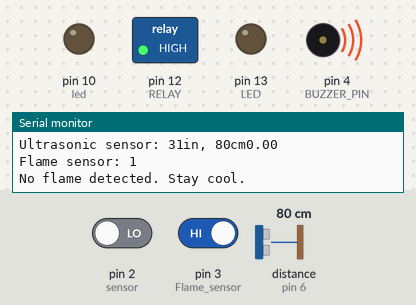
Bench run of a sketch on a simulated Arduino Uno, built with avr-gcc and run on an emulated ATmega328P. On the bench: switched loads named in the sketch (green lamp = pin HIGH), output pins drawn as LEDs (lit = HIGH), buzzer (waves = sounding, pin HIGH), the last lines printed to the serial monitor. Wiring (inferred from the names in the program): ultrasonic range finder: trigger pin 7; echo pin 6. Inputs (shaded band) come from the test bench; at power-on: pin 2 (sensor) LOW, pin 3 (Flame_sensor) HIGH, distance to the obstacle (sensor on pin 6) 80 cm. The echo pulse lasts 58.3 µs per cm; pins used as bus, display or sensor lines are not drawn.

Above: at 2.0 s.
2.1 s: pin 2 (sensor) driven HIGH
At 2.6 s:
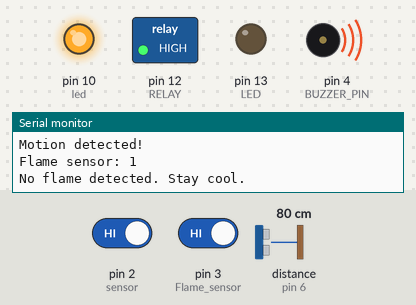
3.8 s: pin 3 (Flame_sensor) driven LOW
At 5.1 s:
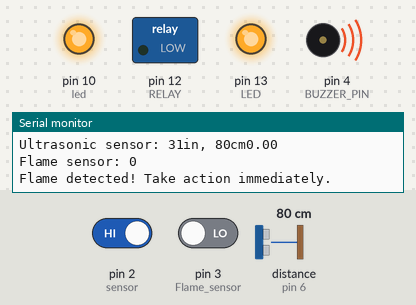
5.8 s: pin 2 (sensor) driven LOW
At 6.5 s:
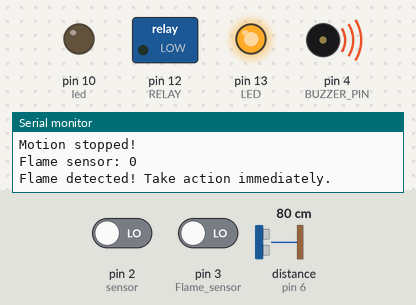
7.5 s: pin 3 (Flame_sensor) driven HIGH
At 8.6 s:
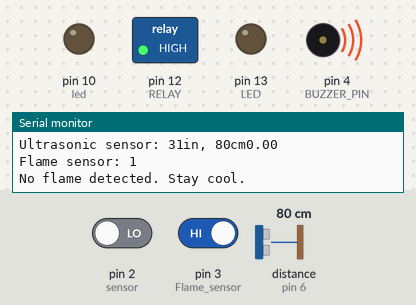
Timing chart, 0 to 10.2 s (numbered marks = the images above; inputs shaded):
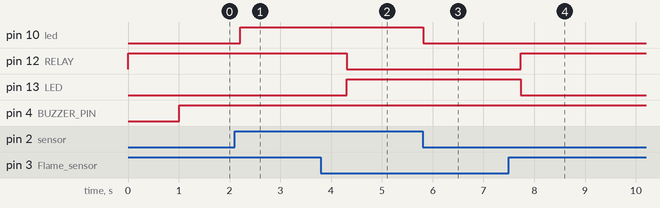

The sketch:

final.ino
```cpp
const int pingPin = 7; // Trigger Pin of Ultrasonic Sensor
const int echoPin = 6; // Echo Pin of Ultrasonic Sensor
const int BUZZER_PIN = 4;   // 4

int led = 10;                // the pin that the led sensor is attached to
int sensor = 2 ;               // the pin that the sensor PIR is attached to
int state = LOW;             // by default, no motion detected
int val = 0;                 // variable to store the sensor status (value)

int LED = 13;              // the pin that the LED fire sensor is attached to
int RELAY = 12;
int Flame_sensor = 3;
int Flame_detected;


void setup() {
  Serial.begin(9600); // Starting Serial Terminal
  pinMode(pingPin, OUTPUT);
  pinMode(echoPin, INPUT);
  pinMode(led, OUTPUT);      // initialize LED as an output
  pinMode(sensor, INPUT);    // initialize sensor as an input
  pinMode(LED, OUTPUT);
  pinMode(RELAY, OUTPUT);
  digitalWrite(RELAY, HIGH);
  pinMode(Flame_sensor, INPUT);
  pinMode(BUZZER_PIN, OUTPUT); // set arduino pin to output mode
}

void loop() {
  long duration, inches, cm;
  float distance;

  digitalWrite(pingPin, LOW);
  delayMicroseconds(2);
  digitalWrite(pingPin, HIGH);
  delayMicroseconds(10);
  digitalWrite(pingPin, LOW);

  duration = pulseIn(echoPin, HIGH);
  inches = microsecondsToInches(duration);
  cm = microsecondsToCentimeters(duration);

  // measure duration of pulse from ECHO pin
  duration = pulseIn(echoPin, HIGH);
  // calculate the distance
  distance = 0.01750 * duration;

  if(distance < 1){
    digitalWrite(BUZZER_PIN, HIGH);
    } // turn on Piezo Buzzer
  else{
      digitalWrite(BUZZER_PIN, LOW);
      }  // turn off Piezo Buzzer

  Serial.print("Ultrasonic sensor: ");
  Serial.print(inches);
  Serial.print("in, ");
  Serial.print(cm);
  Serial.print("cm");
  Serial.println(distance);

  val = digitalRead(sensor);   // read sensor value
  if (val == HIGH) {           // check if the sensor is HIGH
    digitalWrite(led, HIGH);   // turn LED ON
   // delay(100);                // delay 100 milliseconds

    if (state == LOW) {
      Serial.println("Motion detected!");
      state = HIGH;       // update variable state to HIGH
      //delay(100);
    }
  }
  else {
      digitalWrite(led, LOW); // turn LED OFF
      delay(200);             // delay 200 milliseconds

      if (state == HIGH){
        Serial.println("Motion stopped!");
        state = LOW;       // update variable state to LOW
    }
  }

  Flame_detected = digitalRead(Flame_sensor);
  Serial.print("Flame sensor: ");
  Serial.println(Flame_detected);

  if (Flame_detected == 0) {
   Serial.println("Flame detected! Take action immediately.");
   digitalWrite(LED, HIGH);
   digitalWrite(RELAY, LOW);
   delay(500);
  }
  else {
   Serial.println("No flame detected. Stay cool.");
   digitalWrite(LED, LOW);
   digitalWrite(RELAY, HIGH);
  }
}

long microsecondsToInches(long microseconds) {
  return microseconds / 74 / 2;
}

long microsecondsToCentimeters(long microseconds) {
  return microseconds / 29 / 2;


}
```

Measured:
- after the input at 2.1 s, pin 10 (led): LOW → HIGH after 0.11 s
- after the input at 3.8 s, pin 12 (RELAY): HIGH → LOW after 0.51 s; pin 13 (LED): LOW → HIGH after 0.51 s
- after the input at 5.8 s, pin 10 (led): HIGH → LOW at once
- after the input at 7.5 s, pin 12 (RELAY): LOW → HIGH after 0.23 s; pin 13 (LED): HIGH → LOW after 0.23 s
